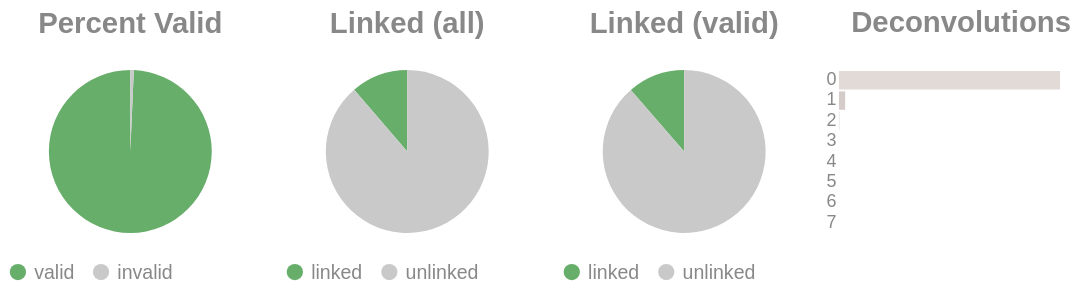

Notebook code cell kept with this figure:
### Code cell
if SKIPLR:
    pass
else:
    clash = Counter()
    for i in valids['molecule'].to_list():
        _mol = i.split("-")
        if len(_mol) == 1:
            clash.update('0')
        else:
            clash.update(_mol[-1])

    _d = {"deconvolutions": [], 'count': []}
    for k,v in clash.items():
        _d['deconvolutions'].append(k)
        _d['count'].append(v)

    tot_valid = valids['reads'].sum()
    mask = valids['reads'] >= 2
    n_linked_reads = valids.filter(mask)['reads'].sum()
    if n_linked_reads == 0:
        print_html("No linked molecules (>=2 reads) were detected; skipping linked-only distributions.")
        SKIPLR = True
    else:
        perc_valid = round(tot_valid / n_reads, 4)
        linked_perc_abs = round(n_linked_reads / n_reads, 4)
        linked_perc = round(n_linked_reads / tot_valid, 4)

    _valid = pl.DataFrame({"valids": ['valid', 'invalid'], "count": [tot_valid, n_reads - tot_valid]})
    _linked_abs = pl.DataFrame({"linked (absolute)": ['linked', 'unlinked'], "count": [n_linked_reads, n_reads - n_linked_reads]})
    _linked_rel = pl.DataFrame({"linked (valids)": ['linked', 'unlinked'], "count": [n_linked_reads, tot_valid - n_linked_reads]})

    (
        alt.hconcat(
            piechart(_valid, goodval = 'valid', title = "Percent Valid"),
            piechart(_linked_abs, goodval = "linked", title =  "Linked (all)"),
            piechart(_linked_rel, goodval = "linked", title =  "Linked (valid)"),
            convolutionbar(pl.DataFrame(_d), title = "Deconvolutions"),
            center = True,
            bounds = 'flush'
        )
        .resolve_scale(color='independent')
        .resolve_legend('independent')
        .properties(usermeta={'embedOptions': {"actions": False}})
    ).display()

### Figure 1 — Vega-Lite specification as saved in the notebook (floating-point values rounded to 4 significant figures)
{"width": "container", "height": 400, "config": {"title": {"anchor": "start", "dy": -15, "fontSize": 18, "color": "#888888", "subtitleColor": "#888888", "subtitleFontSize": 14}, "arc": {"fill": "#0072B2"}, "axis": {"domainColor": "#888888", "domainWidth": 0.5, "gridWidth": 0.2, "grid": false, "titleFontWeight": 400, "titleFontSize": 15, "labelFontSize": 11, "labelColor": "#888888", "tickColor": "#888888", "tickWidth": 0.2, "titleColor": "#888888"}, "axisBand": {"grid": false}, "axisX": {"grid": true, "tickSize": 10, "domainCap": "round"}, "axisY": {"domain": false, "grid": true, "tickSize": 0, "domainCap": "round"}, "background": "transparent", "header": {"labelFontSize": 15, "labelColor": "#888888", "titleFontSize": 15, "titleFontWeight": 600, "titleColor": "#888888"}, "legend": {"labelFont": "sans-serif", "labelFontSize": 12, "labelColor": "#888888", "symbolSize": 100, "symbolType": "circle", "titleFontSize": 12, "titlePadding": 10, "titleColor": "#888888", "title": null}, "range": {"category": ["#E69F00", "#56B4E9", "#009E73", "#F0E442", "#0072B2", "#D55E00", "#CC79A7", "#000000"], "diverging": ["#cfe8f3", "#a2d4ec", "#73bfe2", "#46abdb", "#1696d2", "#12719e"]}, "area": {"fill": "#0072B2", "fillOpacity": 0.7, "line": true, "strokeOpacity": 0.7}, "line": {"color": "#0072B2", "stroke": "#0072B2", "strokeWidth": 2}, "trail": {"color": "#0072B2", "stroke": "#0072B2", "strokeWidth": 0, "size": 1}, "point": {"filled": true, "fillOpacity": 1.0, "size": 95}, "text": {"color": "#888888", "fontSize": 11, "align": "right", "fontWeight": 400, "size": 11}, "bar": {"fill": "#0072B2", "stroke": null}, "view": {"stroke": null, "continuousWidth": 660, "continuousHeight": 400}}, "hconcat": [{"data": {"name": "data-c0101d214c87cc2177583a5f8c3ad3c3"}, "mark": {"type": "arc"}, "encoding": {"color": {"field": "valids", "legend": {"orient": "bottom", "title": null}, "scale": {"domain": ["valid", "invalid"], "range": ["#68ae6b", "#C9C9C9"]}, "title": "Valids", "type": "nominal"}, "theta": {"field": "count", "type": "quantitative"}, "tooltip": [{"field": "valids", "title": "Valids", "type": "ordinal"}, {"field": "percent", "format": ".2%", "title": "Percent", "type": "quantitative"}, {"field": "count", "title": "Count", "type": "quantitative"}]}, "height": 100, "title": {"text": "Percent Valid", "align": "center", "anchor": "middle"}, "transform": [{"calculate": "datum.count / 3499518", "as": "percent"}], "width": 150}, {"data": {"name": "data-fe48389b8880ff780ea34de188b4f104"}, "mark": {"type": "arc"}, "encoding": {"color": {"field": "linked (absolute)", "legend": {"orient": "bottom", "title": null}, "scale": {"domain": ["linked", "unlinked"], "range": ["#68ae6b", "#C9C9C9"]}, "title": "Linked (Absolute)", "type": "nominal"}, "theta": {"field": "count", "type": "quantitative"}, "tooltip": [{"field": "linked (absolute)", "title": "Linked (Absolute)", "type": "ordinal"}, {"field": "percent", "format": ".2%", "title": "Percent", "type": "quantitative"}, {"field": "count", "title": "Count", "type": "quantitative"}]}, "height": 100, "title": {"text": "Linked (all)", "align": "center", "anchor": "middle"}, "transform": [{"calculate": "datum.count / 3499518", "as": "percent"}], "width": 150}, {"data": {"name": "data-e813aa9a2ef6585ec24b66b883e480da"}, "mark": {"type": "arc"}, "encoding": {"color": {"field": "linked (valids)", "legend": {"orient": "bottom", "title": null}, "scale": {"domain": ["linked", "unlinked"], "range": ["#68ae6b", "#C9C9C9"]}, "title": "Linked (Valids)", "type": "nominal"}, "theta": {"field": "count", "type": "quantitative"}, "tooltip": [{"field": "linked (valids)", "title": "Linked (Valids)", "type": "ordinal"}, {"field": "percent", "format": ".2%", "title": "Percent", "type": "quantitative"}, {"field": "count", "title": "Count", "type": "quantitative"}]}, "height": 100, "title": {"text": "Linked (valid)", "align": "center", "anchor": "middle"}, "transform": [{"calculate": "datum.count / 3475600", "as": "percent"}], "width": 150}, {"data": {"name": "data-d77677deabd792212fd9dccd152239dd"}, "mark": {"type": "bar"}, "encoding": {"color": {"field": "deconvolutions", "legend": null, "scale": {"scheme": "lightgreyred"}, "type": "nominal"}, "tooltip": [{"field": "deconvolutions", "title": "Deconvolutions", "type": "ordinal"}, {"field": "percent", "format": ".2%", "title": "Percent", "type": "quantitative"}, {"field": "count", "title": "Count", "type": "quantitative"}], "x": {"axis": null, "field": "count", "type": "quantitative"}, "y": {"field": "deconvolutions", "sort": "ascending", "title": null, "type": "nominal"}}, "height": 100, "title": {"text": "Deconvolutions", "align": "center", "anchor": "middle"}, "transform": [{"calculate": "datum.count / 3262496", "as": "percent"}], "width": 150}], "bounds": "flush", "center": true, "resolve": {"legend": {"angle": "independent"}, "scale": {"color": "independent"}}, "usermeta": {"embedOptions": {"actions": false}}, "$schema": "https://vega.github.io/schema/vega-lite/v6.1.0.json", "datasets": {"data-c0101d214c87cc2177583a5f8c3ad3c3": [{"valids": "valid", "count": 3475600}, {"valids": "invalid", "count": 23918}], "data-fe48389b8880ff780ea34de188b4f104": [{"linked (absolute)": "linked", "count": 395467}, {"linked (absolute)": "unlinked", "count": 3104051}], "data-e813aa9a2ef6585ec24b66b883e480da": [{"linked (valids)": "linked", "count": 395467}, {"linked (valids)": "unlinked", "count": 3080133}], "data-d77677deabd792212fd9dccd152239dd": [{"deconvolutions": "0", "count": 3167876}, {"deconvolutions": "1", "count": 89289}, {"deconvolutions": "2", "count": 4896}, {"deconvolutions": "3", "count": 372}, {"deconvolutions": "4", "count": 53}, {"deconvolutions": "5", "count": 8}, {"deconvolutions": "6", "count": 1}, {"deconvolutions": "7", "count": 1}]}}
